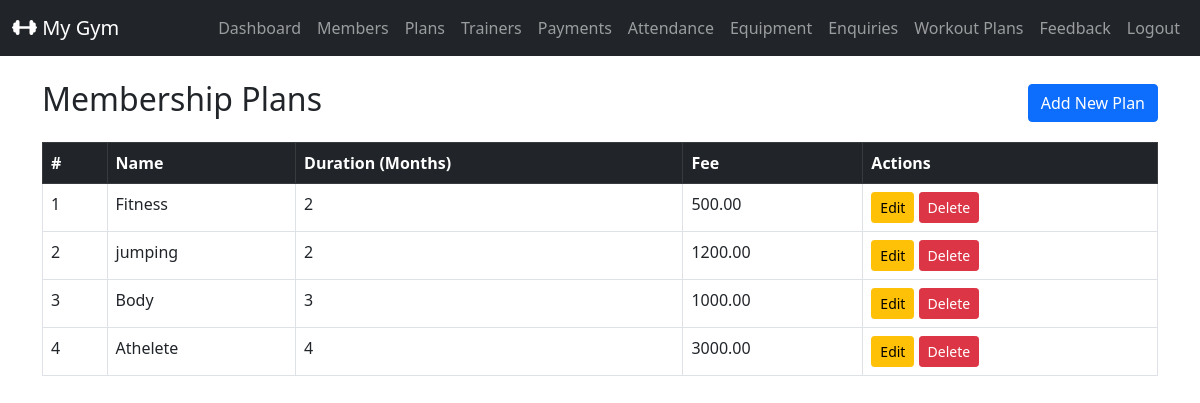
Page /admin_plans/ (signed in) on the committed database.
### gymapp/models.py (models this page shows, shortened)
class MembershipPlan(models.Model):
  name = models.CharField(max_length=100)
  duration_months = models.PositiveIntegerField()
  fee = models.DecimalField(max_digits=6,decimal_places=2)
  description = models.TextField(blank=True)

### gymapp/views.py (the view)
    def wrapper(request, *args, **kwargs):
        if not request.user.is_authenticated or getattr(request.user,'role',None)!='ADMIN':
            messages.error(request,'You must be an admin to access this page')
            return redirect('admin_login')
        return view_func(request, *args, **kwargs)

### gymapp/views.py (called while the page is built)
def admin_required(view_func):
    def wrapper(request, *args, **kwargs):
        if not request.user.is_authenticated or getattr(request.user,'role',None)!='ADMIN':
            messages.error(request,'You must be an admin to access this page')
            return redirect('admin_login')
        return view_func(request, *args, **kwargs)
    return wrapper

@admin_required
def admin_plans_list(request):
    plans = MembershipPlan.objects.all().order_by('duration_months')
    return render(request, 'admin_plans_list.html',{'plans':plans})

### gymapp/templates/admin_plans_list.html (shortened to what this page needs)
{% extends 'base.html' %}
{% block content %}
<div class="d-flex justify-content-between align-items-center mb-3">
  <h2>Membership Plans</h2>
  <a href="{% url 'admin_plan_add' %}" class="btn btn-primary">Add New Plan</a>
</div>
  <table class="table table-bordered table-triped">
    <thead class="table-dark">
      <tr>
        <th>#</th>
        <th>Name</th>
        <th>Duration (Months)</th>
        <th>Fee</th>
        <th>Actions</th>
      </tr>
    </thead>
    <tbody>
      {% for plan in plans %}
        <tr>
          <td>{{ forloop.counter }}</td>
          <td>{{ plan.name }}</td>
          <td>{{ plan.duration_months }}</td>
          <td>{{ plan.fee }}</td>
          <td>
            <a href="{% url 'admin_plan_edit' plan.id %}" class="btn btn-sm btn-warning">Edit</a>
            <form method="post" action="{% url 'admin_plan_delete' plan.id %}" style="display: inline-block;">
              <button type="submit" class="btn btn-sm btn-danger" onclick="return confirm('Are you sure to want to delete this plan?')">Delete</button>
            </form>
          </td>
        </tr>
      {% endfor %}
    </tbody>
  </table>
{% endblock %}

### rows in the picture
MembershipPlan: name "Fitness", duration_months "2", fee "500.00"
MembershipPlan: name "jumping", duration_months "2", fee "1200.00"
MembershipPlan: name "Body", duration_months "3", fee "1000.00"
MembershipPlan: name "Athelete", duration_months "4", fee "3000.00"
